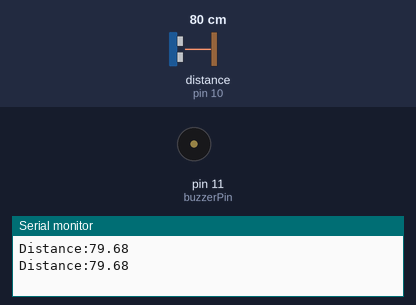
This sketch was run on a simulated Arduino Uno, built with avr-gcc and run on an emulated ATmega328P. Parts: buzzer (waves = sounding), the last lines printed to the serial monitor. Wiring (inferred from the names in the program): ultrasonic range finder: trigger pin 9; echo pin 10. The test bench sets the inputs (shaded band); at power-on: distance to the obstacle (sensor on pin 10) 80 cm. The echo pulse lasts 58.3 µs per cm.

Above: at 1.9 s.
2.0 s: distance to the obstacle (sensor on pin 10) set to 250 cm
At 2.6 s:
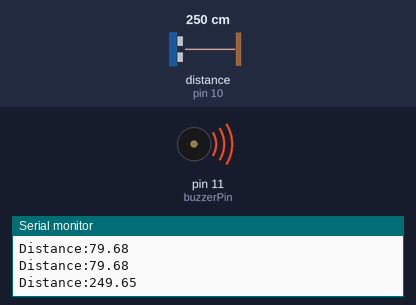
3.8 s: distance to the obstacle (sensor on pin 10) set to 2 cm
At 4.9 s:
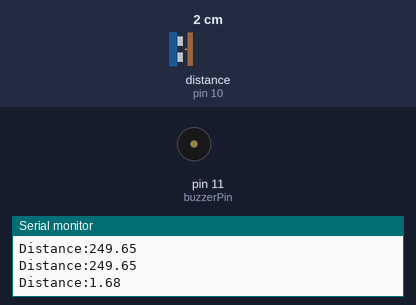
Timing chart, 0 to 6.8 s (numbered marks = the images above; inputs shaded):
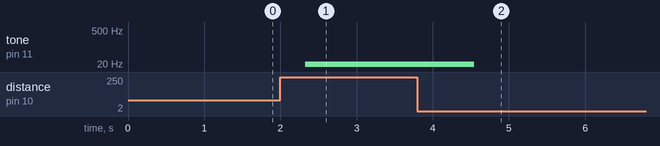

The sketch:

neat_robo_curcan1.ino
```cpp
const int trigpin=9;
const int buzzerPin=11;
const int echopin=10;
float duration,distance;
void setup() {
  pinMode(buzzerPin,OUTPUT);
  pinMode(trigpin,OUTPUT);
  pinMode(echopin,INPUT);
  Serial.begin(9600);

  // put your setup code here, to run once:

}

void loop() {
  digitalWrite(trigpin,LOW);
  delayMicroseconds(2);
  digitalWrite(trigpin,HIGH);
  delayMicroseconds(10);
  digitalWrite(trigpin,LOW);
  duration=pulseIn(echopin,HIGH);
  distance=(duration*.0343)/2;
  Serial.print("Distance:");
  Serial.println(distance);
  delay(100);


  // put your main code here, to run repeatedly:


{
if(distance>=200)
{
 tone(buzzerPin,1);
delay(1000);

}
else
{
  noTone(buzzerPin);
delay(1000);
}
}
}
```

Measured:
- after the input at 2.0 s, tone on pin 11 (buzzerPin): silent → 1 Hz after 0.33 s
- after the input at 3.8 s, tone on pin 11 (buzzerPin): 1 Hz → silent after 0.74 s
